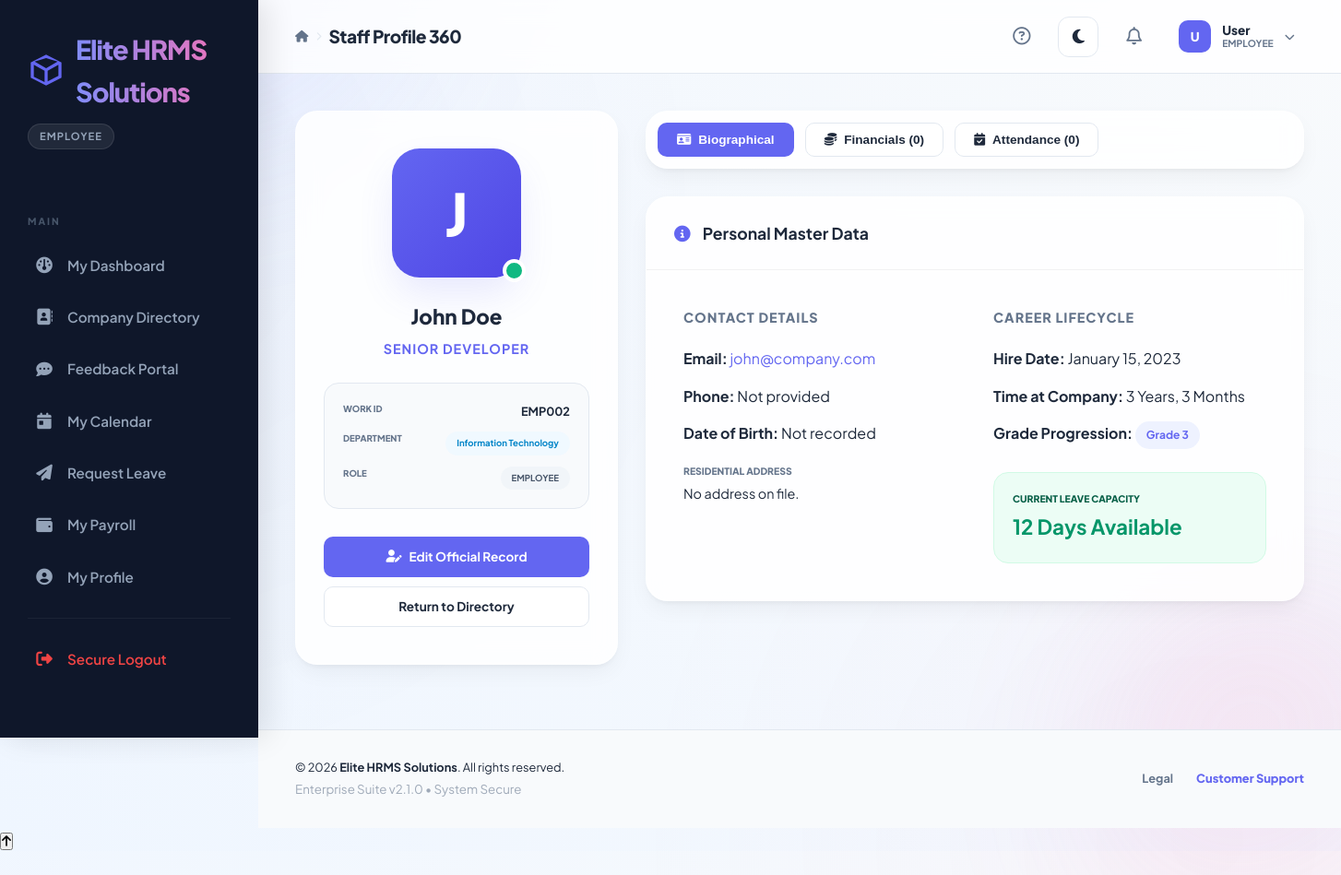
The app's page /admin/employee_view.php?id=2 with its own data.
### tables this page shows
CREATE TABLE system_settings (
    id INT AUTO_INCREMENT PRIMARY KEY,
    setting_key VARCHAR(50) NOT NULL UNIQUE,
    setting_value TEXT,
    updated_at TIMESTAMP DEFAULT CURRENT_TIMESTAMP ON UPDATE CURRENT_TIMESTAMP
);

CREATE TABLE employees (
    id INT AUTO_INCREMENT PRIMARY KEY,
    employee_id VARCHAR(20) UNIQUE NOT NULL,
    username VARCHAR(50) UNIQUE NOT NULL,
    password VARCHAR(255) NOT NULL,
    email VARCHAR(100) UNIQUE NOT NULL,
    full_name VARCHAR(100) NOT NULL,
    phone VARCHAR(20),
    address TEXT,
    department_id INT,
    position VARCHAR(100),
    salary_grade_id INT,
    dob DATE NULL,
    hire_date DATE,
    leave_balance INT DEFAULT 15,
    role ENUM('admin', 'employee', 'hr') DEFAULT 'employee',
    profile_pic VARCHAR(255) NULL,
    ui_accent VARCHAR(20) DEFAULT NULL,
    is_active BOOLEAN DEFAULT TRUE,
    created_at TIMESTAMP DEFAULT CURRENT_TIMESTAMP,
    updated_at TIMESTAMP DEFAULT CURRENT_TIMESTAMP ON UPDATE CURRENT_TIMESTAMP,
    FOREIGN KEY (department_id) REFERENCES departments(id) ON DELETE SET NULL,
    FOREIGN KEY (salary_grade_id) REFERENCES salary_grades(id) ON DELETE SET NULL
);

CREATE TABLE departments (
    id INT AUTO_INCREMENT PRIMARY KEY,
    name VARCHAR(100) NOT NULL UNIQUE,
    code VARCHAR(20) NOT NULL UNIQUE,
    description TEXT,
    manager_id INT NULL,
    budget DECIMAL(12, 2) DEFAULT 0,
    created_at TIMESTAMP DEFAULT CURRENT_TIMESTAMP,
    updated_at TIMESTAMP DEFAULT CURRENT_TIMESTAMP ON UPDATE CURRENT_TIMESTAMP
);

CREATE TABLE salary_grades (
    id INT AUTO_INCREMENT PRIMARY KEY,
    grade_level VARCHAR(20) NOT NULL UNIQUE,
    base_salary DECIMAL(10, 2) NOT NULL,
    housing_allowance DECIMAL(10, 2) DEFAULT 0,
    transport_allowance DECIMAL(10, 2) DEFAULT 0,
    medical_allowance DECIMAL(10, 2) DEFAULT 0,
    created_at TIMESTAMP DEFAULT CURRENT_TIMESTAMP
);

### admin/employee_view.php (the view, shortened to what the rows shown need)
<?php
require_once '../includes/header.php';
get_header("Staff Profile 360");
$id = (int)$_GET['id'];
$query = "SELECT e.*, d.name as department_name, sg.grade_level, sg.base_salary
          FROM employees e
          LEFT JOIN departments d ON e.department_id = d.id
          LEFT JOIN salary_grades sg ON e.salary_grade_id = sg.id
          WHERE e.id = $id";
$emp = mysqli_fetch_assoc(mysqli_query($conn, $query));
?>
<div class="dashboard-grid" style="grid-template-columns: 350px 1fr; gap: 30px;">
    <div style="display: flex; flex-direction: column; gap: 30px;">
        <div class="card" style="text-align: center; position: sticky; top: 110px;">
            <div class="card-body" style="padding: 40px 30px;">
                <div style="position: relative; width: 140px; height: 140px; margin: 0 auto 25px;">
                    <?php
                    $pic = get_profile_pic($emp);
                    if ($pic): ?>
                        <img src="<?php echo $pic; ?>" alt="Profile" style="width: 100%; height: 100%; border-radius: 30px; object-fit: cover; border: 5px solid white; box-shadow: var(--shadow-float);">
                    <?php else: ?>
                        <div style="width: 100%; height: 100%; border-radius: 30px; background: linear-gradient(135deg, var(--primary), var(--primary-dark)); color: white; display: flex; align-items: center; justify-content: center; font-size: 4rem; font-weight: 800; box-shadow: var(--shadow-float);">
                            <?php echo strtoupper(substr($emp['full_name'], 0, 1)); ?>
                        </div>
                    <?php endif; ?>
                    <span style="position: absolute; bottom: -5px; right: -5px; width: 25px; height: 25px; background: var(--success); border: 4px solid white; border-radius: 50%;" title="Active Employee"></span>
                </div>
                <h3 style="margin: 0; font-weight: 800; font-size: 1.4rem; color: var(--text-main);"><?php echo htmlspecialchars($emp['full_name']); ?></h3>
                <p style="color: var(--primary); font-weight: 700; font-size: 0.9rem; text-transform: uppercase; letter-spacing: 1px; margin-top: 5px;"><?php echo htmlspecialchars($emp['position']); ?></p>
                <div style="margin-top: 25px; display: flex; flex-direction: column; gap: 12px; text-align: left; background: #f8fafc; padding: 20px; border-radius: 16px; border: 1px solid var(--border);">
                    <div style="display: flex; justify-content: space-between;">
                        <small style="font-weight: 800; color: var(--text-muted); text-transform: uppercase; font-size: 0.6rem;">Work ID</small>
                        <strong style="font-size: 0.8rem;"><?php echo $emp['employee_id']; ?></strong>
                    </div>
                    <div style="display: flex; justify-content: space-between;">
                        <small style="font-weight: 800; color: var(--text-muted); text-transform: uppercase; font-size: 0.6rem;">Department</small>
                        <span class="badge badge-info" style="font-size: 0.6rem;"><?php echo htmlspecialchars($emp['department_name'] ?? 'General'); ?></span>
                    </div>
                    <div style="display: flex; justify-content: space-between;">
                        <small style="font-weight: 800; color: var(--text-muted); text-transform: uppercase; font-size: 0.6rem;">Role</small>
                        <span class="badge badge-secondary" style="font-size: 0.6rem;"><?php echo strtoupper($emp['role']); ?></span>
                    </div>
                </div>
                <div style="margin-top: 30px; display: flex; flex-direction: column; gap: 10px;">
                    <a href="employee_edit.php?id=<?php echo $id; ?>" class="btn btn-primary btn-block"><i class="fas fa-user-edit"></i> Edit Official Record</a>
                    <a href="employees.php" class="btn btn-outline btn-block">Return to Directory</a>
                </div>
            </div>
        </div>
    </div>
    <div style="display: flex; flex-direction: column; gap: 30px;">
        <div id="perspective-bio" class="perspective-content">
            <div class="card">
                <div class="card-body" style="padding: 40px;">
                    <div class="dashboard-grid" style="grid-template-columns: 1fr 1fr; gap: 40px;">
                        <div>
                            <h4 style="font-weight: 800; margin-bottom: 20px; font-size: 0.9rem; color: var(--text-muted); text-transform: uppercase; letter-spacing: 1px;">Contact Details</h4>
                            <p style="margin-bottom: 15px;"><strong>Email:</strong> <a href="mailto:<?php echo $emp['email']; ?>" style="color: var(--primary); text-decoration: none;"><?php echo htmlspecialchars($emp['email']); ?></a></p>
                            <p style="margin-bottom: 15px;"><strong>Phone:</strong> <?php echo htmlspecialchars($emp['phone'] ?? 'Not provided'); ?></p>
                            <p style="margin-bottom: 15px;"><strong>Date of Birth:</strong> <?php echo $emp['dob'] ? date('F d, Y', strtotime($emp['dob'])) : 'Not recorded'; ?></p>
                            <div style="margin-top: 20px;">
                                <small style="display: block; color: var(--text-muted); font-weight: 800; font-size: 0.65rem; text-transform: uppercase; margin-bottom: 5px;">Residential Address</small>
                                <p style="font-size: 0.9rem; line-height: 1.5; color: var(--text-main);"><?php echo nl2br(htmlspecialchars($emp['address'] ?? 'No address on file.')); ?></p>
                            </div>
                        </div>
                        <div>
                            <h4 style="font-weight: 800; margin-bottom: 20px; font-size: 0.9rem; color: var(--text-muted); text-transform: uppercase; letter-spacing: 1px;">Career Lifecycle</h4>
                            <p style="margin-bottom: 15px;"><strong>Hire Date:</strong> <?php echo date('F d, Y', strtotime($emp['hire_date'])); ?></p>
                            <p style="margin-bottom: 15px;"><strong>Time at Company:</strong> <?php
                                $start = new DateTime($emp['hire_date']);
                                $now = new DateTime();
                                $tenure = $start->diff($now);
                                echo $tenure->y . " Years, " . $tenure->m . " Months";
                            ?></p>
                            <p style="margin-bottom: 15px;"><strong>Grade Progression:</strong> <span class="badge badge-primary"><?php echo $emp['grade_level'] ?? 'N/A'; ?></span></p>
                            <div style="margin-top: 25px; padding: 20px; background: #ecfdf5; border-radius: 16px; border: 1px solid #d1fae5;">
                                <small style="display: block; color: #065f46; font-weight: 800; font-size: 0.65rem; text-transform: uppercase; margin-bottom: 5px;">Current Leave Capacity</small>
                                <strong style="font-size: 1.4rem; color: #059669;"><?php echo $emp['leave_balance']; ?> Days Available</strong>
                            </div>
                        </div>
                    </div>
                </div>
            </div>
        </div>
    </div>
</div>
<?php require_once '../includes/footer.php'; ?>

### includes/header.php (shortened to what the rows shown need)
<?php
require_once __DIR__ . '/auth.php';
require_once __DIR__ . '/functions.php';
function get_header($title = "HR Payroll System") {
?>
<!DOCTYPE html>
<html lang="en">
<head>
    <link rel="stylesheet" href="<?php echo BASE_URL; ?>style.css">
    <link rel="stylesheet" href="https://cdnjs.cloudflare.com/ajax/libs/font-awesome/6.4.0/css/all.min.css">
</head>
<body class="sidebar-open">
    <div class="app-container">
        <aside class="sidebar" id="sidebar">
            <div class="sidebar-header">
                <div class="logo-wrapper">
                    <img src="<?php echo BASE_URL; ?>favicon.svg" alt="Logo" width="40">
                    <h2 style="background: linear-gradient(to right, #818cf8, #f472b6, #818cf8); background-size: 200% auto; -webkit-background-clip: text; -webkit-text-fill-color: transparent; animation: textShine 3s linear infinite;"><?php echo get_setting('company_name') ?? 'HRMS'; ?></h2>
                </div>
            </div>
        </aside>
        <main class="main-content">
            <header class="top-bar">
                <div class="top-bar-left">
                    <div class="breadcrumb">
                        <div style="display: flex; align-items: center; gap: 8px;">
                            <h1 style="margin: 0; font-size: 1.2rem;"><?php echo $title; ?></h1>
                        </div>
                    </div>
                </div>
            </header>
            <div class="content-body">
<?php
}
?>

### includes/footer.php (shortened to what the rows shown need)
            </div>
            <footer class="app-footer no-print" style="padding: 30px 40px; border-top: 1px solid var(--border); display: flex; justify-content: space-between; align-items: center; background: var(--bg-app); margin-top: auto;">
                <div>
                    <p style="font-size: 0.8rem; color: var(--text-main); margin: 0;">&copy; <?php echo date('Y'); ?> <strong><?php echo get_setting('company_name') ?? 'Elite HRMS'; ?></strong>. All rights reserved.</p>
                </div>
            </footer>
        </main>
    </div>
</body>
</html>

### records on screen
system_settings: setting_value "Elite HRMS Solutions"
employees: full_name "J", full_name "John Doe", position "SENIOR DEVELOPER", employee "EMP002", department.name "Information Technology", role "EMPLOYEE", email "john@company.com", phone "Not provided", address "No address on file.", hire_date "January 15, 2023", hire_date "3", salary_grade.grade_level "Grade 3", leave_balance "12"

### other values on screen
$role "EMPLOYEE"
$title "Staff Profile 360"
substr($user['full_name'] ?? 'U', 0, 1) "U"
explode(' ', $user['full_name'] ?? 'User')[0] "User"
$payroll_count "0"
$leave_count "0"
